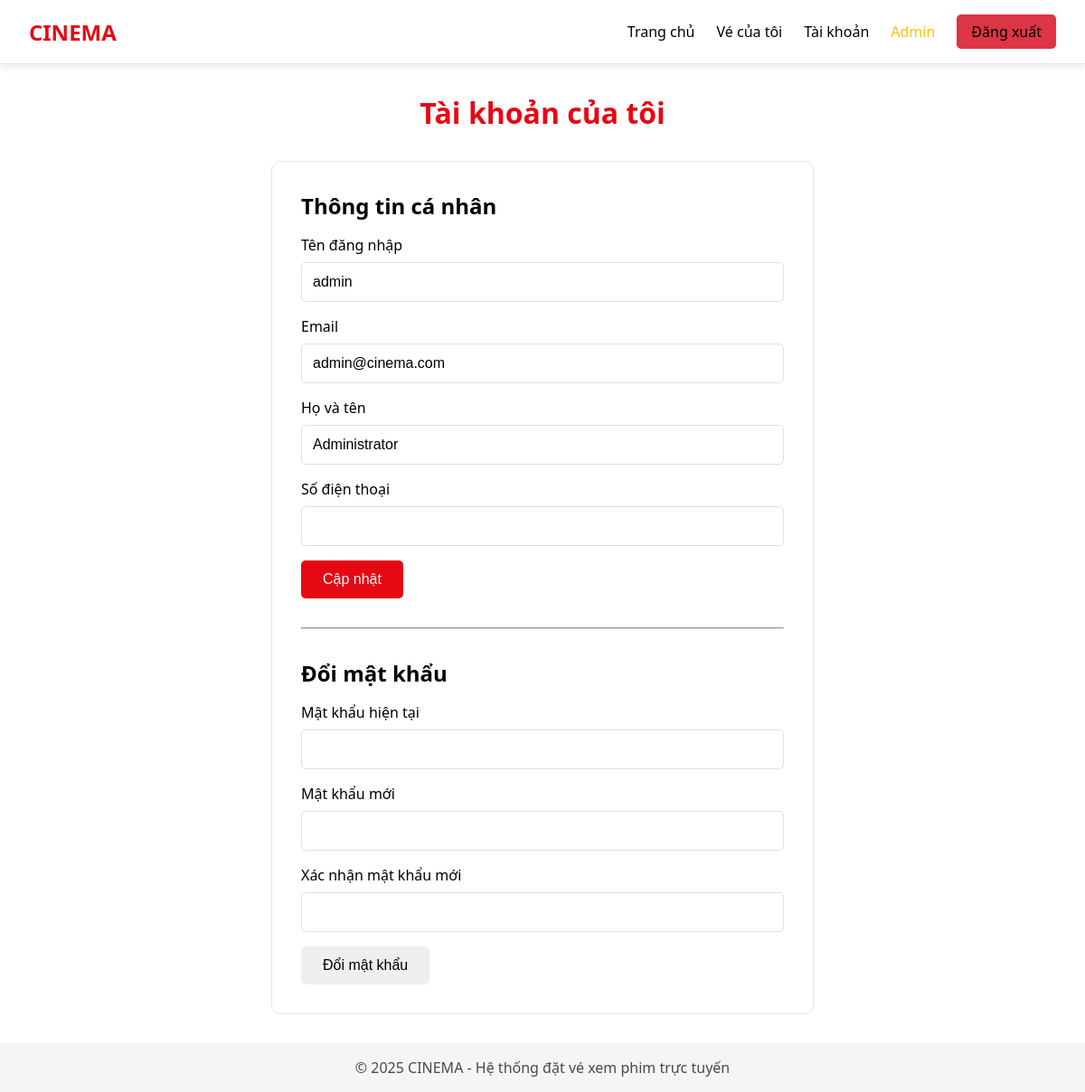
/account (signed in), run on the app's committed database.
### tables this page shows
CREATE TABLE users (
            id INTEGER PRIMARY KEY AUTOINCREMENT,
            username TEXT UNIQUE NOT NULL,
            email TEXT,
            password TEXT NOT NULL,
            full_name TEXT,
            phone TEXT,
            is_admin INTEGER DEFAULT 0,
            created_at TIMESTAMP DEFAULT CURRENT_TIMESTAMP
        );

### app.py (the view)
@app.route('/account')
@login_required
def account():
    khach_hang = KhachHang.tim_theo_id(session['user_id'])
    user = khach_hang.to_dict() if khach_hang else {}
    return render_template('account.html', user=user)

### app.py (called while the page is built)
def login_required(f):
    @wraps(f)
    def decorated_function(*args, **kwargs):
        if 'user_id' not in session:
            flash('Vui lòng đăng nhập để tiếp tục.', 'warning')
            return redirect(url_for('login'))
        return f(*args, **kwargs)
    return decorated_function

### models.py (called while the page is built)
def get_db():
    conn = sqlite3.connect(DB_PATH)
    conn.row_factory = sqlite3.Row
    return conn

    @classmethod
    def tim_theo_id(cls, maKH: int) -> Optional['KhachHang']:
        conn = get_db()
        user = conn.execute('SELECT * FROM users WHERE id = ?', (maKH,)).fetchone()
        conn.close()
        if user:
            return cls(
                maKH=user['id'],
                username=user['username'],
                password=user['password'],
                ten=user['full_name'],
                email=user['email'],
                sdt=user['phone'],
                is_admin=user['is_admin']
            )
        return None

    def to_dict(self) -> Dict[str, Any]:
        return {
            'id': self.maKH,
            'username': self.username,
            'full_name': self.ten,
            'email': self.email,
            'phone': self.sdt,
            'is_admin': self.is_admin
        }

### templates/account.html (shortened to what this page needs)
{% extends "base.html" %}
{% block content %}
<h1 class="page-title">Tài khoản của tôi</h1>
<div class="form-container" style="max-width: 600px;">
    <h2 style="margin-bottom: 1rem;">Thông tin cá nhân</h2>
    <form method="POST" action="{{ url_for('update_profile') }}">
        <div class="form-group">
            <label>Tên đăng nhập</label>
            <input type="text" value="{{ user.username }}" disabled>
        </div>
        <div class="form-group">
            <label for="email">Email</label>
            <input type="email" id="email" name="email" value="{{ user.email }}" required>
        </div>
        <div class="form-group">
            <label for="full_name">Họ và tên</label>
            <input type="text" id="full_name" name="full_name" value="{{ user.full_name or '' }}">
        </div>
        <div class="form-group">
            <label for="phone">Số điện thoại</label>
            <input type="tel" id="phone" name="phone" value="{{ user.phone or '' }}">
        </div>
        <button type="submit" class="btn btn-primary">Cập nhật</button>
    </form>
    <hr style="margin: 2rem 0; border-color: #e5e5e5;">
    <h2 style="margin-bottom: 1rem;">Đổi mật khẩu</h2>
    <form method="POST" action="{{ url_for('change_password') }}">
        <div class="form-group">
            <label for="current_password">Mật khẩu hiện tại</label>
            <input type="password" id="current_password" name="current_password" required>
        </div>
        <div class="form-group">
            <label for="new_password">Mật khẩu mới</label>
            <input type="password" id="new_password" name="new_password" required minlength="6">
        </div>
        <div class="form-group">
            <label for="confirm_password">Xác nhận mật khẩu mới</label>
            <input type="password" id="confirm_password" name="confirm_password" required>
        </div>
        <button type="submit" class="btn btn-warning">Đổi mật khẩu</button>
    </form>
</div>
{% endblock %}

### static/css/style.css (style rules this page uses)
:root { --primary: #e50914; --primary-dark: #b20710; --secondary: #4a4a4a; --dark: #111111; --light: #000000; --text: #000000; --text-muted: #555555; --surface: #ffffff; --surface-alt: #f8f8f8; --border: #e0e0e0; --muted: #666666; --success: #28a745; --warning: #ffc107; --danger: #dc3545; }
* { margin: 0; padding: 0; box-sizing: border-box; }
body { font-family: 'Segoe UI', Tahoma, Geneva, Verdana, sans-serif; background: var(--surface); color: var(--text); min-height: 100vh; display: flex; flex-direction: column; }
.page-title { text-align: center; margin-bottom: 2rem; color: var(--primary); }
.btn { display: inline-block; padding: 0.75rem 1.5rem; border: none; border-radius: 5px; cursor: pointer; font-size: 1rem; text-decoration: none; transition: all 0.3s; text-align: center; }
.btn-primary { background: var(--primary); color: white; }
.form-container { max-width: 400px; margin: 0 auto; background: var(--surface); border: 1px solid #e5e5e5; padding: 2rem; border-radius: 10px; }
.form-group { margin-bottom: 1rem; }
.form-group label { display: block; margin-bottom: 0.5rem; color: var(--text); }
.form-group input, .form-group select, .form-group textarea { width: 100%; padding: 0.75rem; border: 1px solid var(--border); border-radius: 5px; background: var(--surface); color: var(--text); font-size: 1rem; }

### data on the page
users: username "admin", email "admin@cinema.com", full_name "Administrator"
